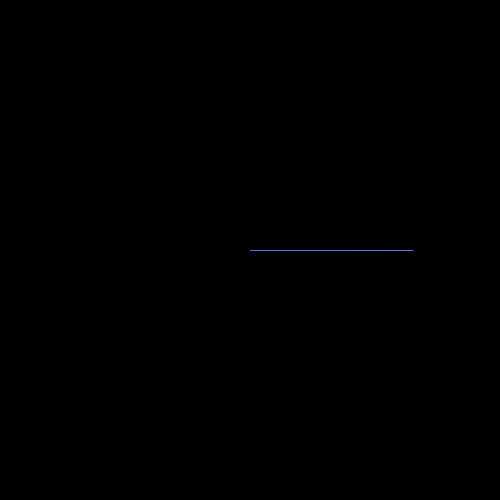
Frame 1 (no input)
Frame 60 (the mouse pressed at the canvas centre just before this capture): identical to frame 1, image omitted
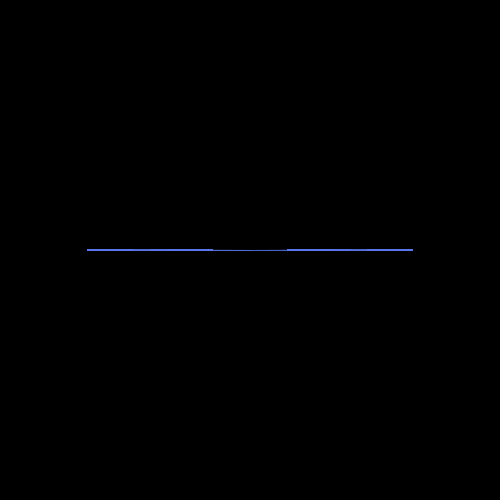
Frame 120 (the mouse held since frame 60 and released just before this capture)

The Processing sketch that drew these frames (run headless with seeded random() and noise(); from frame 60 on, the mouse is pressed at the canvas centre):

// Processing sketch: FancyTreeThing
// ── FancyTreeThing.pde
// new FancyTree(x, y, l, thetaBase, lReduction, thetaPerBranch, thetaOffsetRange, countBelow, level)
FancyTree Tree1 = new FancyTree(250, 250, 100, 90, 2.25, 90, 0, 3, 6);
color C = color(90, 120, 235, 120);

void setup() {
  size(500, 500);
}

void draw() {
  background(0);

  // new FancyTree(250, 250, 100, 0, 2.25, 360*mouseX/width, 0, 11, 4).display();
  new FancyTree(250, 250, 100, 0, 2.5, 360*mouseX/width, 0, 7, 4).display();
}

void mouseClicked() {
  Tree1 = new FancyTree(250, 250, 100, 0, 2.25, 25, 0, 9, 4);
}

// ── FancyTree.pde
class FancyTree {
  private float x, y; // x, y origin
  private float l; // length
  private float thetaPerBranch;
  private float thetaOffsetRange;
  private float[] thetaOffset;
  private int countBelow;
  private int level;

  private float lReduction;

  private FancyTree[] treesBelow;

  public FancyTree(float x, float y, float l, float thetaBase, float lReduction, float thetaPerBranch, float thetaOffsetRange, int countBelow, int level) { // add thetaBase
    this.x = x;
    this.y = y;
    this.l = l;
    this.lReduction = lReduction;
    this.thetaPerBranch = thetaPerBranch*PI/180.0; // entered as Degrees, changed to Radians (screw you processing)
    this.thetaOffsetRange = thetaOffsetRange*PI/180.0; // same here
    this.countBelow = countBelow;
    this.level = level;

    this. thetaOffset = new float[countBelow];
    for (int i = 0; i < thetaOffset.length; i++) {
      this.thetaOffset[i] = thetaBase*PI/180.0+random(-this.thetaOffsetRange, this.thetaOffsetRange);
    }

    this.treesBelow = new FancyTree[countBelow];
    for (int i = 0; i < treesBelow.length; i++) {
      if (this.level > 0) {
        int n = i-countBelow/2;
        float xf = x+l*cos(this.thetaPerBranch*n+this.thetaOffset[i]);
        float yf = y+l*sin(this.thetaPerBranch*n+this.thetaOffset[i]);

        treesBelow[i] = new FancyTree(xf, yf, l/this.lReduction, (this.thetaPerBranch*n+this.thetaOffset[i])*180/PI, this.lReduction, this.thetaPerBranch*180.0/PI, this.thetaOffsetRange*180.0/PI, this.countBelow, this.level-1);
      }
    }
  }

  void display() {
    if (level > 0) {
      stroke(C);
      strokeWeight(1);

      for (int i = 0; i < countBelow; i++) {
        int n = i-countBelow/2;
        float xf = x+l*cos(thetaPerBranch*n+thetaOffset[i]);
        float yf = y+l*sin(thetaPerBranch*n+thetaOffset[i]);

        line(x, y, xf, yf);

        treesBelow[i].display();
      }
    }
  }

  public void setThetaPerBranch(float val) {
    thetaPerBranch = val;
  }
}
